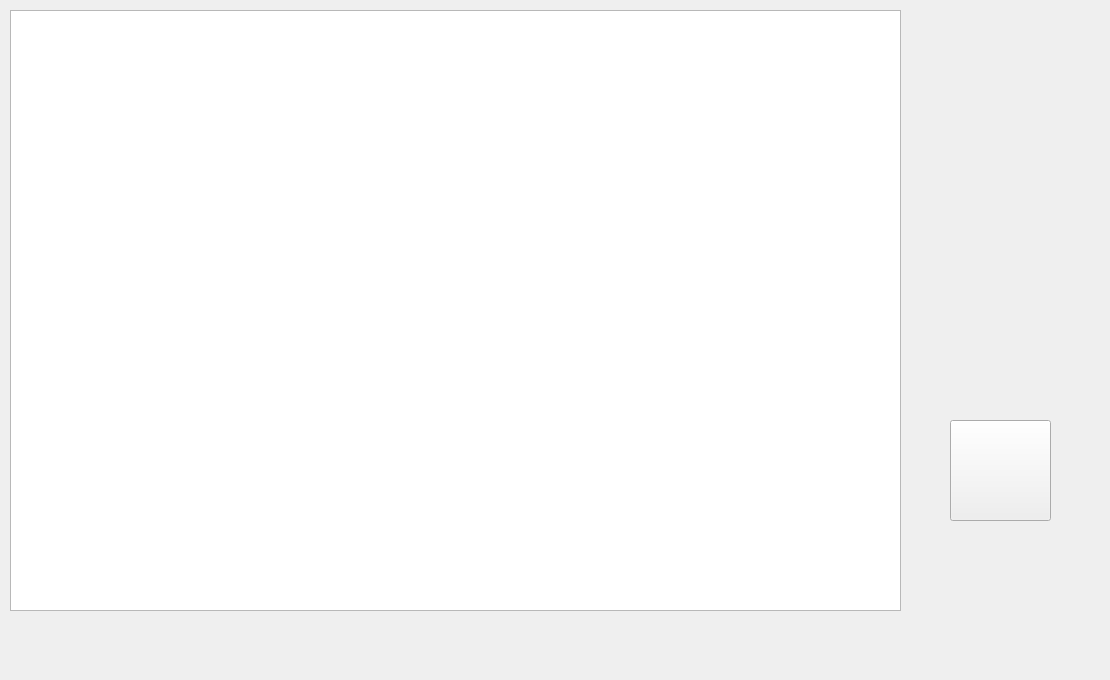
          <widget class="QWidget" name="tab_17">
           <attribute name="title">
            <string>I</string>
           </attribute>
           <widget class="QPushButton" name="pushButton_8">
            <property name="geometry">
             <rect>
              <x>950</x>
              <y>420</y>
              <width>101</width>
              <height>101</height>
             </rect>
            </property>
            <property name="cursor">
             <cursorShape>ArrowCursor</cursorShape>
            </property>
            <property name="mouseTracking">
             <bool>true</bool>
            </property>
            <property name="styleSheet">
             <string notr="true">border-image: url(C:/Users/Public/Documents/Python/Picture2.png);</string>
            </property>
            <property name="text">
             <string/>
            </property>
           </widget>
           <widget class="QTableView" name="table_view_8">
            <property name="geometry">
             <rect>
              <x>10</x>
              <y>10</y>
              <width>891</width>
              <height>601</height>
             </rect>
            </property>
           </widget>
           <widget class="QLabel" name="label_5">
            <property name="geometry">
             <rect>
              <x>940</x>
              <y>590</y>
              <width>161</width>
              <height>21</height>
             </rect>
            </property>
            <property name="text">
             <string/>
            </property>
           </widget>
           <widget class="QLabel" name="label_81">
            <property name="geometry">
             <rect>
              <x>630</x>
              <y>480</y>
              <width>191</width>
              <height>191</height>
             </rect>
            </property>
            <property name="styleSheet">
             <string notr="true">image: url(C:/Users/Public/Documents/Python/orizontio.png);</string>
            </property>
            <property name="text">
             <string/>
            </property>
           </widget>
           <widget class="QLabel" name="label_80">
            <property name="geometry">
             <rect>
              <x>830</x>
              <y>280</y>
              <width>71</width>
              <height>71</height>
             </rect>
            </property>
            <property name="styleSheet">
             <string notr="true">image: url(C:/Users/Public/Documents/Python/dot.png);</string>
            </property>
            <property name="text">
             <string/>
            </property>
           </widget>
           <widget class="QLabel" name="label_79">
            <property name="geometry">
             <rect>
              <x>830</x>
              <y>540</y>
              <width>71</width>
              <height>71</height>
             </rect>
            </property>
            <property name="styleSheet">
             <string notr="true">image: url(C:/Users/Public/Documents/Python/dot.png);</string>
            </property>
            <property name="text">
             <string/>
            </property>
           </widget>
           <widget class="QLabel" name="label_77">
            <property name="geometry">
             <rect>
              <x>770</x>
              <y>350</y>
              <width>191</width>
              <height>191</height>
             </rect>
            </property>
            <property name="styleSheet">
             <string notr="true">image: url(C:/Users/Public/Documents/Python/katheto.png);</string>
            </property>
            <property name="text">
             <string/>
            </property>
           </widget>
           <widget class="QLabel" name="label_78">
            <property name="geometry">
             <rect>
              <x>560</x>
              <y>540</y>
              <width>71</width>
              <height>71</height>
             </rect>
            </property>
            <property name="styleSheet">
             <string notr="true">image: url(C:/Users/Public/Documents/Python/dot.png);</string>
            </property>
            <property name="text">
             <string/>
            </property>
           </widget>
           <widget class="QLabel" name="label_157">
            <property name="geometry">
             <rect>
              <x>940</x>
              <y>510</y>
              <width>151</width>
              <height>81</height>
             </rect>
            </property>
            <property name="styleSheet">
             <string notr="true">image: url(C:/Users/Public/Documents/Python/look5.png);</string>
            </property>
            <property name="text">
             <string/>
            </property>
           </widget>
           <widget class="QLabel" name="label_175">
            <property name="geometry">
             <rect>
              <x>930</x>
              <y>50</y>
              <width>151</width>
              <height>121</height>
             </rect>
            </property>
            <property name="styleSheet">
             <string notr="true">image: url(C:/Users/Public/Documents/Python/mercury.png);</string>
            </property>
            <property name="text">
             <string/>
            </property>
           </widget>
          </widget>
